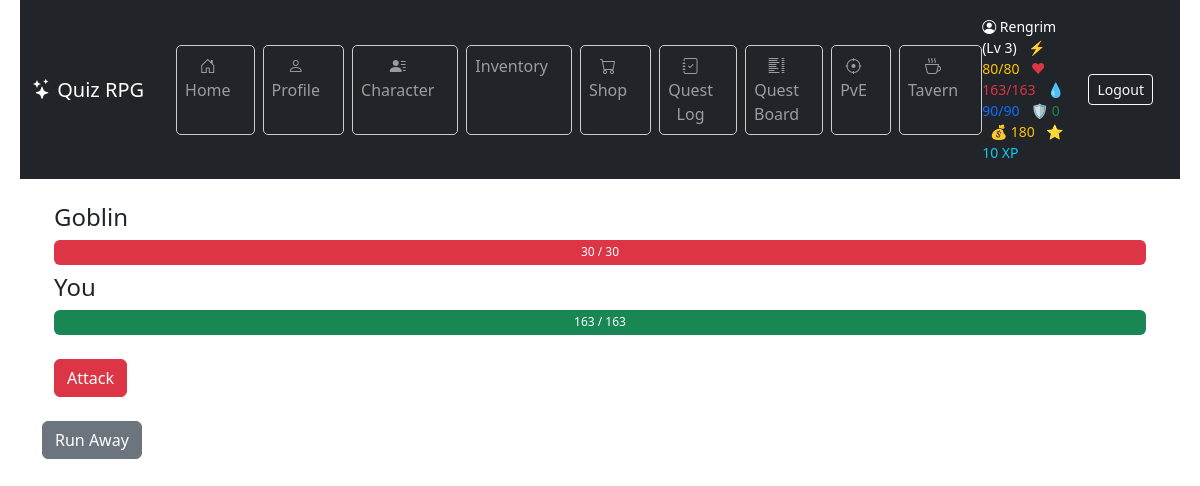
Before: /battle/fight/ (signed in) with the older database file.
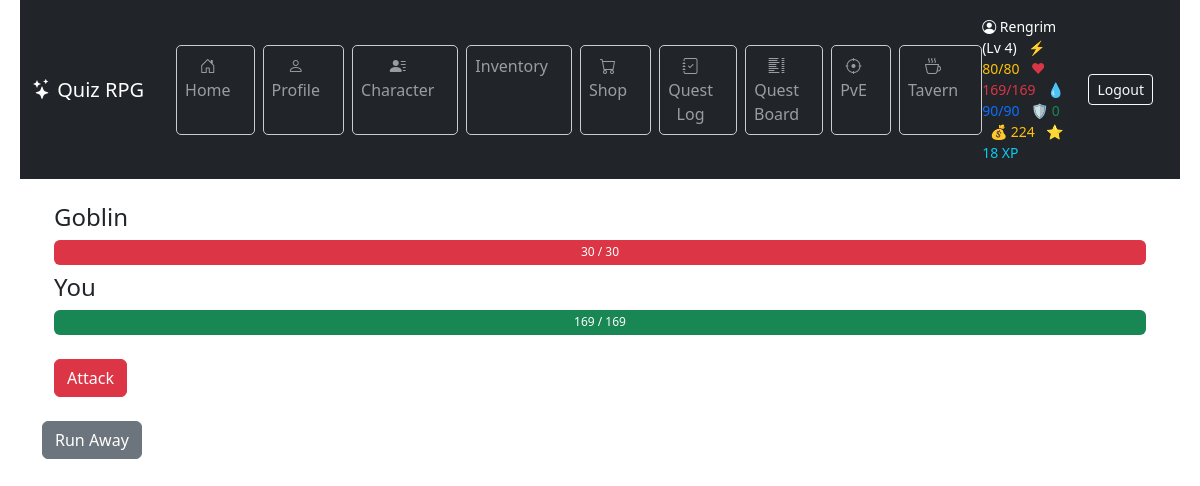
After: the same page with the newer database file.
### game/models.py (models this page shows, shortened)
class Character(models.Model):
    CLASS_CHOICES = [
        ("warrior", "Warrior"),
        ("mage", "Mage"),
        ("rogue", "Rogue"),
    ]
    user = models.OneToOneField(User, on_delete=models.CASCADE)
    name = models.CharField(max_length=100)
    character_class = models.CharField(
        max_length=20, choices=CLASS_CHOICES, default="warrior"
    )
    level = models.IntegerField(default=1)
    experience = models.IntegerField(default=0)
    experience_to_next_level = models.PositiveIntegerField(default=100)
    hp = models.PositiveIntegerField(default=100)
    max_hp = models.PositiveIntegerField(default=100)
    hp_from_levels = models.PositiveIntegerField(default=0)
    mana = models.PositiveIntegerField(default=50)
    max_mana = models.PositiveIntegerField(default=50)
    mana_from_levels = models.PositiveIntegerField(default=0)
    stamina = models.PositiveIntegerField(default=50)
    max_stamina = models.PositiveIntegerField(default=50)
    armor = models.PositiveIntegerField(default=0)
    damage_reduction = models.FloatField(default=0.0)
    physical_min_damage = models.PositiveIntegerField(default=1)
    physical_max_damage = models.PositiveIntegerField(default=3)
    spell_power = models.PositiveIntegerField(default=0)
    hp_regeneration = models.PositiveIntegerField(default=0)
    mana_regeneration = models.PositiveIntegerField(default=0)
    stamina_regeneration = models.PositiveIntegerField(default=0)
    items = models.ManyToManyField("Item", related_name="characters", blank=True)
    equipped_head = models.ForeignKey(
        "Item",
        null=True,
        blank=True,
        related_name="equipped_on_head",
        on_delete=models.SET_NULL,
    )
    equipped_body = models.ForeignKey(
        "Item",
        null=True,
        blank=True,
        related_name="equipped_on_body",
        on_delete=models.SET_NULL,
    )
    equipped_legs = models.ForeignKey(
        "Item",
        null=True,
        blank=True,
        related_name="equipped_on_legs",
        on_delete=models.SET_NULL,
    )
    equipped_feet = models.ForeignKey(
        "Item",
        null=True,
        blank=True,
        related_name="equipped_on_feet",
        on_delete=models.SET_NULL,
    )
    equipped_hand_right = models.ForeignKey(
        "Item",
        null=True,
        blank=True,
        related_name="equipped_on_hand_right",
        on_delete=models.SET_NULL,
    )
    equipped_hand_left = models.ForeignKey(
        "Item",
        null=True,
        blank=True,
        related_name="equipped_on_hand_left",
        on_delete=models.SET_NULL,
    )
    strength = models.IntegerField(default=5)
    intelligence = models.IntegerField(default=5)
    dexterity = models.IntegerField(default=5)
    vitality = models.IntegerField(default=5)
    luck = models.IntegerField(default=5)
    stat_points = models.IntegerField(default=0)
    gold = models.IntegerField(default=0)
    last_regen_time = models.DateTimeField(default=timezone.now)
    class XpReward(TypedDict):
        total: int
        base: int
        strength_bonus: int
        intelligence_bonus: int
        double: bool

### game/views.py (the view, shortened to what this page needs)
# urls.py: path("battle/fight/", views.battle_view, name="battle"),
@character_required
def battle_view(request):
    character = request.user.character
    regenerate_character(character)
    enemy_id = request.session.get("current_enemy_id")
    if enemy_id:
        enemy = Enemy.objects.filter(id=enemy_id).first()
        if not enemy:
            enemy = random.choice(Enemy.objects.all())
            request.session["current_enemy_id"] = enemy.pk
            request.session["enemy_hp"] = enemy.max_hp
    else:
        enemy = random.choice(Enemy.objects.all())
        request.session["current_enemy_id"] = enemy.pk
        request.session["enemy_hp"] = enemy.max_hp
    enemy_hp = request.session.get("enemy_hp", enemy.max_hp)
    enemy_percent_hp = int(enemy_hp / enemy.max_hp * 100)
    character_percent_hp = int(character.hp / character.max_hp * 100)
    return render(
        request,
        "game/battle.html",
        {
            "enemy": enemy,
            "enemy_hp": enemy_hp,
            "character": character,
            "enemy_percent_hp": enemy_percent_hp,
            "character_percent_hp": character_percent_hp,
        },
    )

### game/context_processors.py (called while the page is built)
def character_context(request):
    if request.user.is_authenticated:
        try:
            character = Character.objects.get(user=request.user)
            return {"character": character}
        except Character.DoesNotExist:
            return {}
    return {}

### game/services/regeneration.py (called while the page is built)
def regenerate_character(character):
    now = timezone.now()
    elapsed = now - character.last_regen_time
    ticks = elapsed // REGEN_INTERVAL
    if ticks >= 1:
        character.hp = min(character.max_hp, character.hp + ticks * REGEN_AMOUNT)
        character.mana = min(character.max_mana, character.mana + ticks * REGEN_AMOUNT)
        character.stamina = min(
            character.max_stamina, character.stamina + ticks * REGEN_AMOUNT
        )
        character.last_regen_time = now
        character.save()

### game/templates/game/battle.html (shortened to what this page needs)
{% extends "game/base.html" %}
{% block content %}
<div class="container my-4">
  <h4>{{ enemy.name }}</h4>
  <div class="progress mb-2" style="height: 25px;">
    <div
      class="progress-bar bg-danger"
      role="progressbar"
      style="width: {{ enemy_percent_hp }}%;"
    >
      {{ enemy_hp }} / {{ enemy.max_hp }}
    </div>
  </div>
  <h4>You</h4>
  <div class="progress mb-4" style="height: 25px;">
    <div
      class="progress-bar bg-success"
      role="progressbar"
      style="width: {{ character_percent_hp }}%;"
    >
      {{ character.hp }} / {{ character.max_hp }}
    </div>
  </div>
  <form method="post">
    <button class="btn btn-danger">Attack</button>
  </form>
</div>
<a href="{% url 'battle_escape' %}" class="btn btn-secondary">Run Away</a>
{% endblock %}

### game/templates/game/base.html (shortened to what this page needs)
{% load static %}
<!DOCTYPE html>
<html lang="en">
  <head>
    <link rel="stylesheet" type="text/css" href="{% static 'game/style.css' %}" />
    <link href="https://cdn.jsdelivr.net/npm/bootstrap@5.3.3/dist/css/bootstrap.min.css" rel="stylesheet" />
    <link href="https://cdn.jsdelivr.net/npm/bootstrap-icons@1.11.3/font/bootstrap-icons.css" rel="stylesheet" />
  </head>
  <body>
    <header class="bg-dark text-white">
      <nav class="navbar navbar-expand-lg navbar-dark bg-dark">
        <div class="container-fluid d-flex justify-content-between align-items-center py-2">
          <div class="d-flex align-items-center gap-3">
            <a class="navbar-brand me-3" href="{% url 'home' %}">
              <i class="bi bi-stars"></i> Quiz RPG
            </a>
            <ul class="navbar-nav flex-row gap-2">
              <li class="nav-item"><a class="nav-link btn btn-outline-secondary" href="{% url 'home' %}"><i class="bi bi-house-door"></i> Home</a></li>
              <li class="nav-item"><a class="nav-link btn btn-outline-secondary" href="{% url 'profile' %}"><i class="bi bi-person"></i> Profile</a></li>
              <li class="nav-item"><a class="nav-link btn btn-outline-secondary" href="{% url 'character' %}"><i class="bi bi-person-lines-fill"></i> Character</a></li>
              <li class="nav-item"><a class="nav-link btn btn-outline-secondary" href="{% url 'inventory' %}"> Inventory</a></li>
              <li class="nav-item"><a class="nav-link btn btn-outline-secondary" href="{% url 'shop' %}"><i class="bi bi-cart"></i> Shop</a></li>
              <li class="nav-item"><a class="nav-link btn btn-outline-secondary" href="{% url 'quest_log' %}"><i class="bi bi-journal-check"></i> Quest Log</a></li>
              <li class="nav-item"><a class="nav-link btn btn-outline-secondary" href="{% url 'quest_list' %}"><i class="bi bi-list-columns"></i> Quest Board</a></li>
              <li class="nav-item"><a class="nav-link btn btn-outline-secondary" href="{% url 'battle_select' %}"><i class="bi bi-crosshair"></i> PvE</a></li>
              <li class="nav-item"><a class="nav-link btn btn-outline-secondary" href="{% url 'tavern' %}"><i class="bi bi-cup-hot"></i> Tavern</a></li>
            </ul>
          </div>
          <div class="d-flex align-items-center gap-3">
            {% if character %}
              <span class="text-white small">
                <i class="bi bi-person-circle"></i> {{ character.name }} (Lv {{ character.level }})
                <span class="text-warning ms-2">⚡ {{ character.stamina }}/{{ character.max_stamina }}</span>
                <span class="text-danger ms-2">❤ {{ character.hp }}/{{ character.max_hp }}</span>
                <span class="text-primary ms-2">💧 {{ character.mana }}/{{ character.max_mana }}</span>
                <span class="text-success ms-2">🛡️ {{ character.armor }}</span>
                <span class="text-warning ms-2">💰 {{ character.gold }}</span>
                <span class="text-info ms-2">⭐ {{ character.experience }} XP</span>
              </span>
            {% endif %}
            <a class="btn btn-outline-light btn-sm" href="{% url 'logout' %}">Logout</a>
          </div>
        </div>
      </nav>
    </header>
    <main class="container mt-4">
      {% block content %}{% endblock %}
    </main>
  </body>
</html>

Changed rows visible on the page:
changed Character "Rengrim": level "3" → "4"; hp "163" → "169"; max_hp "163" → "169"; gold "180" → "224"; experience "10" → "18"
